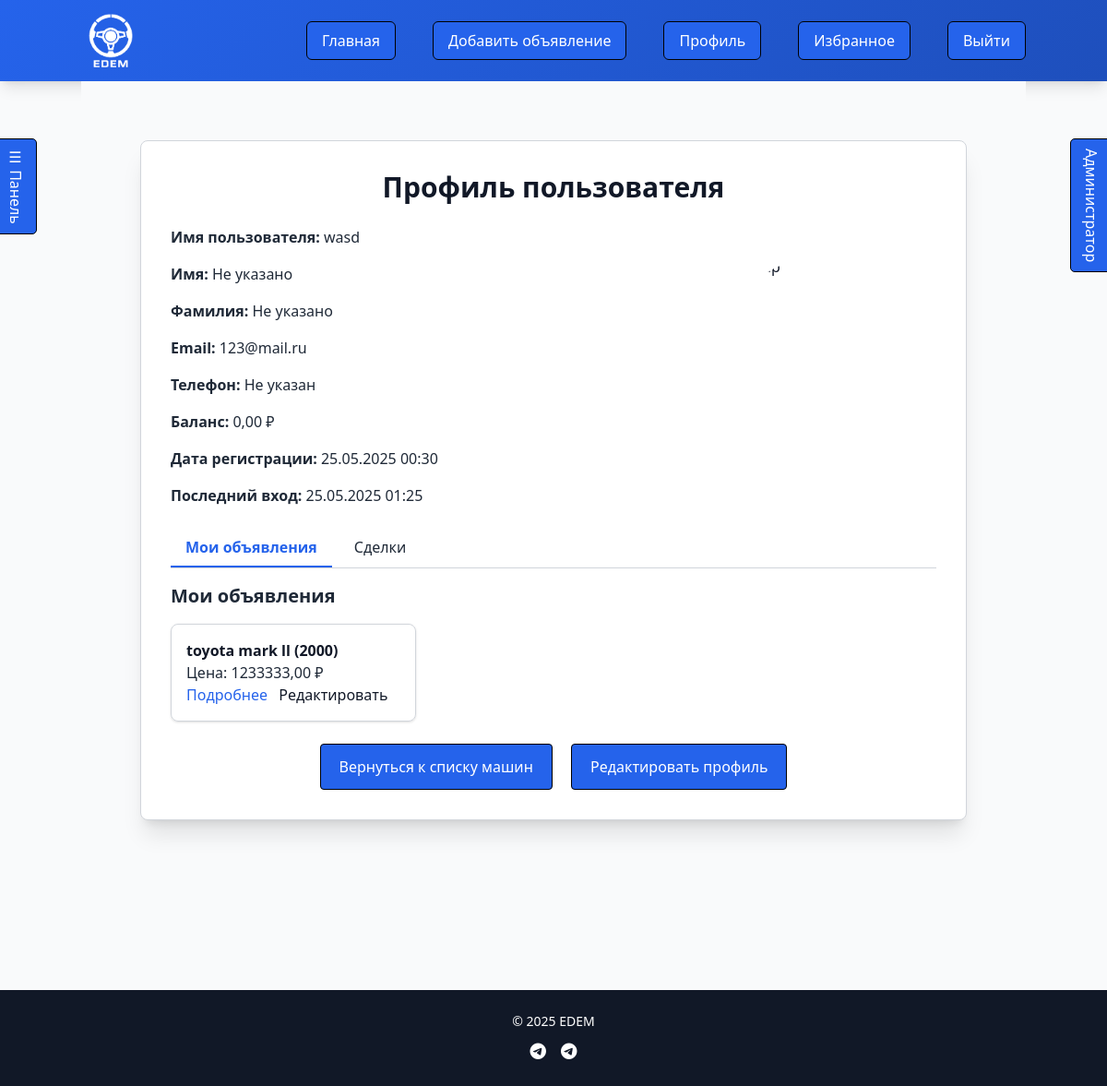
/profile/ (signed in), run on an earlier commit of the app's database.
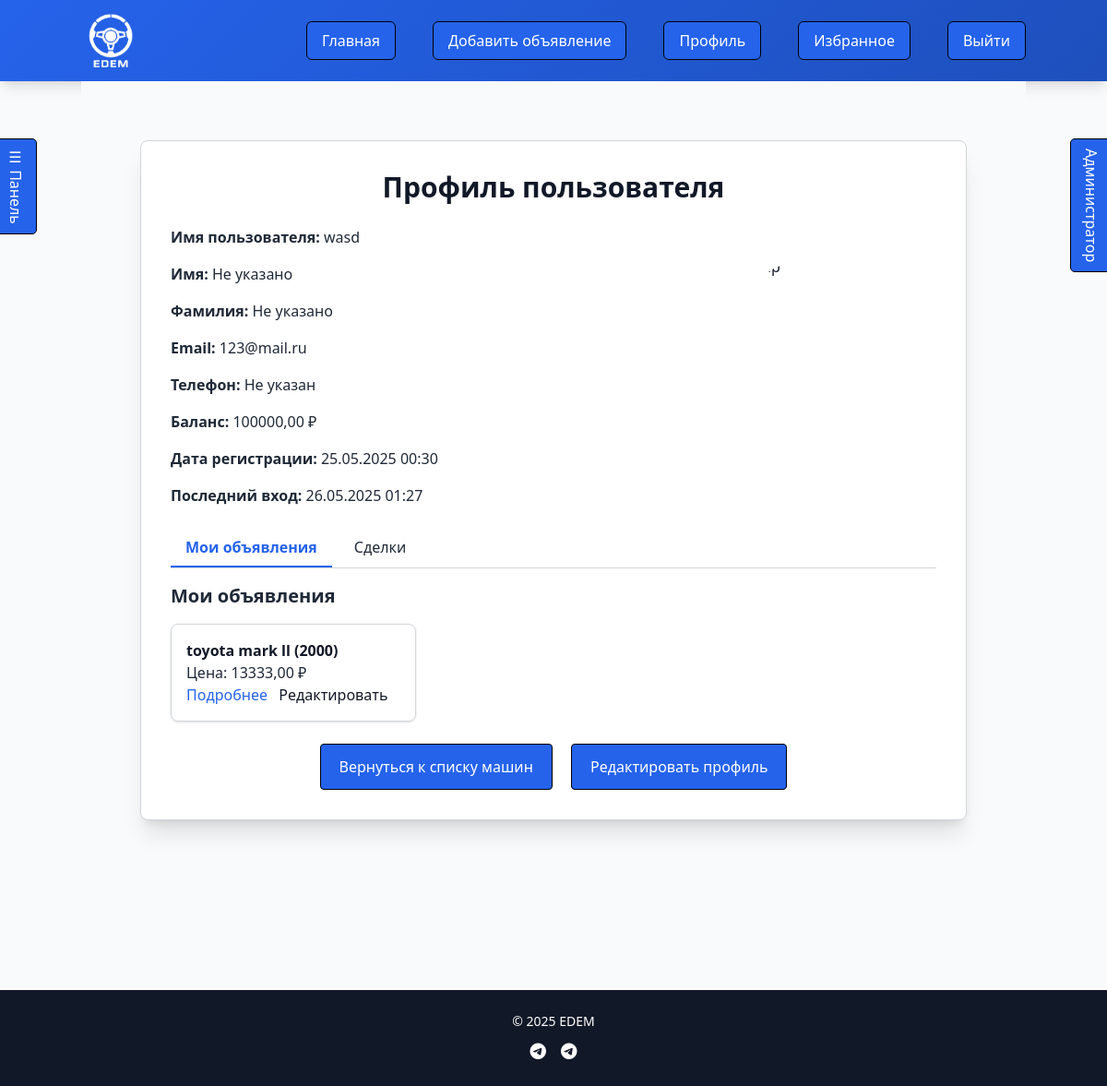
And on a later commit of the database.
### cars/models.py (models this page shows, shortened)
class User(AbstractBaseUser, PermissionsMixin):
    username = models.CharField(max_length=150, unique=True)
    email = models.EmailField(unique=True)
    phone = models.CharField(max_length=15, blank=True, null=True, validators=[
        MinValueValidator(10, message="Phone number must be at least 10 digits"),
    ])
    first_name = models.CharField(max_length=30, blank=True, null=True)
    last_name = models.CharField(max_length=30, blank=True, null=True)
    company_name = models.CharField(max_length=100, blank=True)
    date_joined = models.DateTimeField(default=timezone.now)
    avatar_url = models.URLField(blank=True, null=True)
    avatar_file = models.ImageField(upload_to='avatars/', blank=True, null=True)
    balance = models.DecimalField(max_digits=12, decimal_places=2, default=0, validators=[MinValueValidator(0)])
    is_active = models.BooleanField(default=True)
    is_staff = models.BooleanField(default=False)
    is_verified = models.BooleanField(default=False)
    block_reason = models.TextField(blank=True, null=True)
    objects = CustomUserManager()
    USERNAME_FIELD = 'username'
    REQUIRED_FIELDS = ['email']
    def get_avatar(self):
        return self.avatar_file.url if self.avatar_file else (self.avatar_url or 'https://avatars.mds.yandex.net/i?id=e54ae3f787cf29aa21be07d6762ecc0dfaa02fa2-5014002-images-thumbs&n=13')
    class Meta:
        db_table = 'Users'
        verbose_name = _('user')
        verbose_name_plural = _('users')

class Car(models.Model):
    FUEL_TYPE_CHOICES = [
        ('Бензин', 'Бензин'),
        ('Дизель', 'Дизель'),
        ('Электрическая', 'Электрическая'),
        ('Гибрид', 'Гибрид'),
        ('Газ', 'Газ'),
    ]
    TRANSMISSION_CHOICES = [
        ('Механическая', 'Механическая'),
        ('Автоматическая', 'Автоматическая'),
        ('Робот', 'Робот'),
        ('Вариатор', 'Вариатор'),
    ]
    CONDITION_CHOICES = [
        ('new', 'Новый'),
        ('used', 'Б/у'),
    ]
    user = models.ForeignKey(User, on_delete=models.CASCADE)
    brand = models.CharField(max_length=100)
    model = models.CharField(max_length=100)
    year = models.PositiveIntegerField(validators=[MaxValueValidator(timezone.now().year)])
    price = models.DecimalField(max_digits=12, decimal_places=2, validators=[MinValueValidator(0)])
    mileage = models.PositiveIntegerField(validators=[MinValueValidator(0)])
    engine_capacity = models.DecimalField(max_digits=4, decimal_places=1, validators=[MinValueValidator(0.1)])
    fuel_type = models.CharField(max_length=50, choices=FUEL_TYPE_CHOICES)
    transmission = models.CharField(max_length=50, choices=TRANSMISSION_CHOICES)
    color = models.CharField(max_length=50, blank=True, null=True)
    description = models.TextField()
    created_at = models.DateTimeField(default=timezone.now)
    is_sold = models.BooleanField(default=False)
    condition = models.CharField(max_length=20, choices=CONDITION_CHOICES, default='used')

### cars/views.py (the view)
# urls.py: path('profile/', views.profile, name='profile'),
@login_required
def profile(request):
    user_cars = Car.objects.filter(user=request.user, is_sold=False)
    buyer_requests = PurchaseRequest.objects.filter(buyer=request.user).order_by('-request_date')
    seller_requests = PurchaseRequest.objects.filter(seller=request.user).order_by('-request_date')
    unread_purchases_count = buyer_requests.filter(is_read=False, status__in=['Одобрено', 'Отклонено']).count()
    unread_sales_count = seller_requests.filter(is_read=False, status='В ожидании').count()
    has_new_notifications = (unread_purchases_count > 0 or unread_sales_count > 0)
    unread_deals_count = unread_purchases_count + unread_sales_count
    return render(request, 'profile.html', {
        'user': request.user,
        'user_cars': user_cars,
        'buyer_requests': buyer_requests,
        'seller_requests': seller_requests,
        'unread_deals_count': unread_deals_count,
        'unread_purchases_count': unread_purchases_count,
        'unread_sales_count': unread_sales_count,
        'has_new_notifications': has_new_notifications,
    })

### templates/profile.html (shortened to what the changed rows need)
{% extends 'base.html' %}
{% block content %}
<div class="profile-container max-w-4xl mx-auto mt-4 sm:mt-6 p-4 sm:p-6 md:p-8 rounded-lg shadow-xl" style="background-color: var(--card-bg); border: 1px solid var(--border-color);">
    <h2 class="text-xl sm:text-2xl md:text-3xl font-bold text-center mb-4 sm:mb-6" style="color: var(--text-color);">Профиль пользователя</h2>
    <div class="profile-info flex flex-col sm:flex-row items-center space-y-4 sm:space-y-0 sm:space-x-6">
        <div class="space-y-2 sm:space-y-4 flex-1 text-sm sm:text-base">
            <p style="color: var(--secondary-color);"><strong>Имя пользователя:</strong> {{ user.username }}</p>
            <p style="color: var(--secondary-color);"><strong>Имя:</strong> {{ user.first_name|default:"Не указано" }}</p>
            <p style="color: var(--secondary-color);"><strong>Фамилия:</strong> {{ user.last_name|default:"Не указано" }}</p>
            <p style="color: var(--secondary-color);"><strong>Email:</strong> {{ user.email }}</p>
            <p style="color: var(--secondary-color);"><strong>Телефон:</strong> {{ user.phone|default:"Не указан" }}</p>
            <p style="color: var(--secondary-color);"><strong>Баланс:</strong> {{ user.balance }} ₽</p>
            <p style="color: var(--secondary-color);"><strong>Дата регистрации:</strong> {{ user.date_joined|date:"d.m.Y H:i" }}</p>
            <p style="color: var(--secondary-color);"><strong>Последний вход:</strong> {{ user.last_login|date:"d.m.Y H:i" }}</p>
        </div>
    </div>
    <div id="cars" class="tab-content mt-4">
        {% if user_cars %}
        <div class="grid grid-cols-1 sm:grid-cols-2 md:grid-cols-3 gap-4">
            {% for car in user_cars %}
            <div class="p-3 sm:p-4 rounded-lg shadow border" style="background-color: var(--secondary-btn-bg); border-color: var(--border-color);">
                <p class="text-sm sm:text-base" style="color: var(--text-color);"><strong>{{ car.brand }} {{ car.model }} ({{ car.year }})</strong></p>
                <p class="text-sm sm:text-base" style="color: var(--secondary-color);">Цена: {{ car.price }} ₽</p>
                <a href="{% url 'car_detail' car.id %}" class="text-sm sm:text-base" style="color: var(--btn-bg);">Подробнее</a>
                <a href="{% url 'edit_car' car.id %}" class="ml-2 text-sm sm:text-base" style="color: var(--success-color);">Редактировать</a>
            </div>
            {% endfor %}
        </div>
        {% else %}
        <p class="text-sm sm:text-base" style="color: var(--secondary-color);">У вас нет активных объявлений.</p>
        {% endif %}
    </div>
</div>
{% endblock %}

What changed in the data, as far as the page shows it:
changed User "wasd": balance "0,00" → "100000,00"; last_login "25.05.2025 01:25" → "26.05.2025 01:27"
changed Car "toyota": price "1233333,00" → "13333,00"
